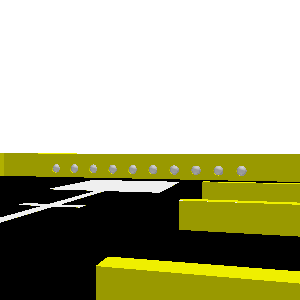
#> input picture PF_Images/sim_5000/-0.07321392277017691_0.3125997308974985_3.392004449614285.png, 300 x 300 px
$ python -i feature_extraction.py   (imports and definitions only)
#> lines starting #> are read from the running program, lines starting #| are printed output that depends on the picture; after the words box and inside, x2 and y2 are one past the last pixel; in counts of white or black regions, pixels touching at a corner belong together
"""
File:          Feature_Extraction.py
Author:        Alex Cui
Last Modified:
"""

import numpy as np
import cv2
from matplotlib import pyplot as plt
from matplotlib import colors
from matplotlib import cm

class Feature_Extraction:
    """Maintains and coordinates the game loop"""

    def __init__(self, img):
        """Initializes feature extraction elements by
        taking in the path of the image to be processed
        """
        self.image = cv2.imread(img)
#> self.image is the input picture: shape (300, 300, 3); mean B, G, R 136.1, 172.9, 172.9
        self.scale_percent = 20
        self.detector = cv2.ORB_create(nfeatures=100000, scoreType=cv2.ORB_FAST_SCORE)
        self.yellow_lower = np.array([22,60,200],np.uint8)
        self.yellow_upper = np.array([60,255,255],np.uint8)

    def denoise_real_image(self):
        """Denoise the image before running feature extraction
        """

        #resize image to the value of scale_percent
        width = int(self.image.shape[1] * self.scale_percent / 100)
        height = int(self.image.shape[0] * self.scale_percent / 100)
        dim = (width, height)
        self.image = cv2.resize(self.image, dim, interpolation = cv2.INTER_AREA)

        #Denoise the image
        self.image = cv2.fastNlMeansDenoisingColored(self.image, None, 7, 21, 50, 10)

    def ignore_above(self):
        """Ignore noises outside the field
        """

        mask = self.__compute_mask()
        x = self.__get_highest(mask)
        mask[x:, :] = 255
        mask[:x, :] = 0
        self.image = cv2.bitwise_and(self.image, self.image, mask = mask)

    def __compute_mask(self):
        """Private method that computes mask
        """

        #Create yellow_mask
        hsv = cv2.cvtColor(self.image, cv2.COLOR_BGR2HSV)
#> hsv: shape (300, 300, 3); mean H, S, V 6.7, 56.9, 172.9
        yellow_mask = cv2.inRange(hsv, self.yellow_lower, self.yellow_upper)
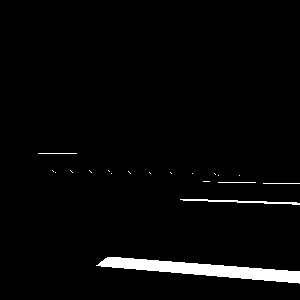
#> yellow_mask: shape (300, 300); 2.9% white; 19 white regions (14 under 20 px), largest, box (x1, y1, x2, y2) and area: (96, 257, 300, 284) 2251, (180, 199, 300, 205) 246, (38, 153, 77, 154) 39, (218, 182, 256, 183) 38, (263, 183, 300, 184) 37
        return yellow_mask

    def __get_highest(self, mask):
        """Private method that computes the height above which
        everything is ignored
        """
        for i in range (mask.shape[0]):
            s = np.sum(mask[i])
            if (s >= 255 * mask.shape[1] / 2):
                return i

    def detect_features(self):
        """Detect features
        """
        # find keypoints
        kp = self.detector.detect(self.image, None)
        kp, des = self.detector.compute(self.image, kp)
        k = cv2.drawKeypoints(self.image, kp, None, color=(0,0,255))
        self.image = k

>>> result = Feature_Extraction('../../PF_Images/sim_5000/-0.07321392277017691_0.3125997308974985_3.392004449614285.png').ignore_above()
#> in ignore_above, `mask[x:, :] = 255`: mask: shape (300, 300); every value is 255
#> in ignore_above, `mask[:x, :] = 0`: mask: shape (300, 300); every value is 0
#> in ignore_above, `self.image = cv2.bitwise_and(self.image, self.image, mask = mask)`: self.image: shape (300, 300, 3); every value is 0

$ run again, on PF_Images/sim_5000/-0.6121722480803137_0.12825201424740695_2.5590821961460963.png
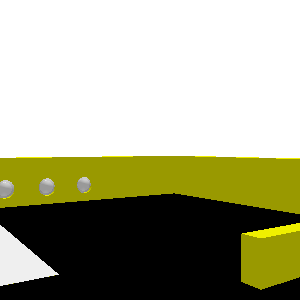
#> input picture PF_Images/sim_5000/-0.6121722480803137_0.12825201424740695_2.5590821961460963.png, 300 x 300 px
#> in __init__, self.image is the input picture: shape (300, 300, 3); mean B, G, R 139.2, 167.4, 167.4
#> hsv: shape (300, 300, 3); mean H, S, V 5.4, 46.1, 167.4
#> in __compute_mask, `yellow_mask = cv2.inRange(hsv, self.yellow_lower, self.yellow_upper)`:
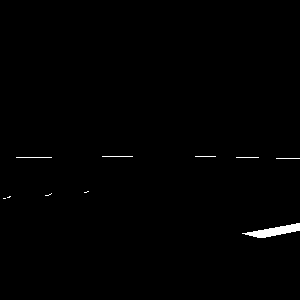
#> yellow_mask: shape (300, 300); 0.62% white; 10 white regions (4 under 20 px), largest, box (x1, y1, x2, y2) and area: (242, 223, 300, 238) 402, (16, 157, 52, 158) 36, (102, 156, 133, 157) 31, (276, 158, 300, 159) 24, (236, 157, 259, 158) 23, (195, 156, 216, 157) 21
#> self.image: shape (300, 300, 3); every value is 0
